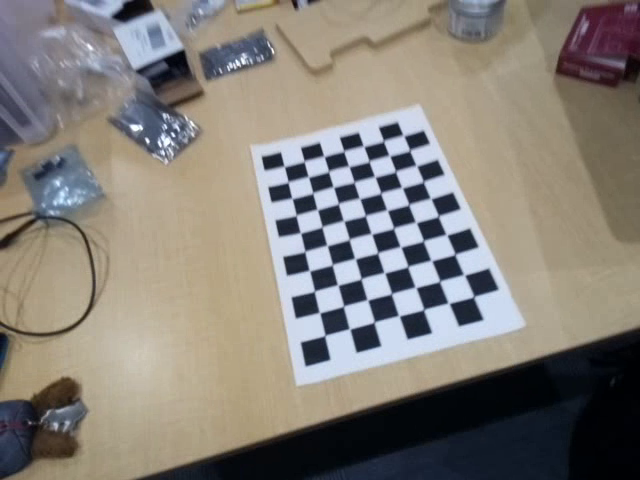
//> input picture write/10.png, 640 x 480 px
$ ./opencv   (built with g++ and OpenCV 4)
//> lines starting //> are read from the running program, lines starting //| are printed output that depends on the picture; after the words box and inside, x2 and y2 are one past the last pixel; in counts of white or black regions, pixels touching at a corner belong together
#include <iostream>
#include <string>
#include <sstream>
#include <iomanip>
#include <opencv2/opencv.hpp>
#include <opencv2/imgcodecs.hpp>
#include <vector>

using namespace std;

#define IMAGE_NUM  (22)         /* 画像数 */
#define PAT_ROW    (7)          /* パターンの行数 */
#define PAT_COL    (10)         /* パターンの列数 */
#define PAT_SIZE   (PAT_ROW*PAT_COL)
#define ALL_POINTS (IMAGE_NUM*PAT_SIZE)
#define CHESS_SIZE (24.0)       /* パターン1マスの1辺サイズ[mm] */

int main(int argc, char *argv[])
{
	int i, j, k;
	int found_num = 0;
	int corner_count, found;
	int p_count[IMAGE_NUM];
	// cv::Mat src_img[IMAGE_NUM];
	vector<cv::Mat> srcImages;
	cv::Size pattern_size = cv::Size2i(PAT_COL, PAT_ROW);
	vector<cv::Point2f> corners;
	vector<vector<cv::Point2f>> img_points;

	// (1)キャリブレーション画像の読み込み
	for (i = 0; i < IMAGE_NUM; i++)
	{
		ostringstream ostr;
		ostr << setw(2) << i+10 << ".png";
		cv::Mat src = cv::imread(ostr.str());
//> src is the input picture: 480 rows x 640 cols, CV_8UC3; mean B, G, R 120.5, 127.5, 132.9
		if (src.empty())
		{
			cerr << "cannot load image file : " << ostr.str() << endl;
		}
		else
		{
			srcImages.push_back(src);
		}
		bool found = cv::findChessboardCorners(srcImages[i], pattern_size, corners);
//> corners = 70 Points (x, y), first 12: [324.8, 335.6], [319.7, 312.7], [314.5, 291], [309.4, 270.6], [304.8, 251.6], [300.8, 233.3], [296.1, 215.7], [292.1, 198.4], [288.2, 182], [284.5, 166.6], [349.4, 328.8], [343.6, 306]; found = true
		if (found)
		{
			cout << setfill('0') << setw(2) << i << "... ok" << endl;
			found_num++;
		}
		else
		{
			cerr << setfill('0') << setw(2) << i << "... fail" << endl;
		}

		// (4)コーナー位置をサブピクセル精度に修正，描画
		cv::Mat src_gray = cv::Mat(srcImages[i].size(), CV_8UC1);
//> src_gray: 480 rows x 640 cols, CV_8UC1; every value is 0
		cv::cvtColor(srcImages[i], src_gray, cv::COLOR_BGR2GRAY);
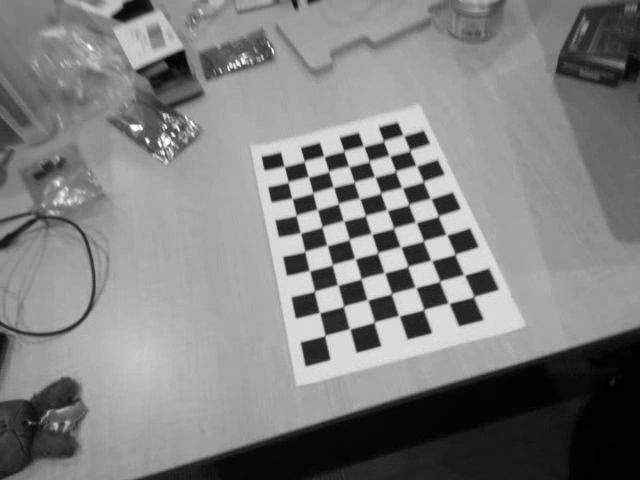
//> src_gray: 480 rows x 640 cols, CV_8UC1; min 0, max 255, mean 128.2
		cv::find4QuadCornerSubpix(src_gray, corners, cv::Size(3,3));
		cv::drawChessboardCorners(srcImages[i], pattern_size, corners, found);
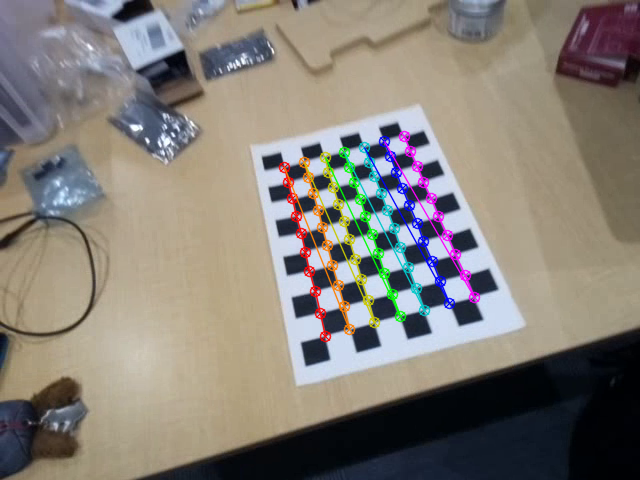
//> srcImages[0]: 480 rows x 640 cols, CV_8UC3; 3.78% of pixels changed, all inside (x1, y1, x2, y2) = (278, 130, 481, 343)
		img_points.push_back(corners);
//> img_points = 1 point lists
//> (the run ends here: the program crashes, at `bool found = cv::findChessboardCorners(srcImages[i], pattern_size, cor..`)
